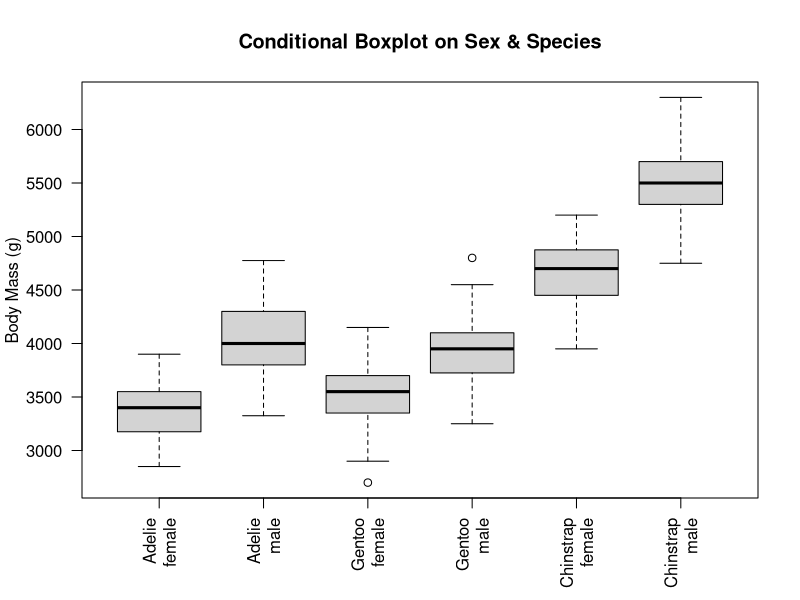

Here is the R script that generated this plot:
## ---- chunk 1
knitr::opts_chunk$set(echo = TRUE)
## ---- chunk 2
require(palmerpenguins)
## ---- chunk 3
par(las=2)
boxplot(body_mass_g ~ sex*species,
    data = penguins, main = "Conditional Boxplot on Sex & Species", xlab = " ", ylab = "Body Mass (g)", names=c("Adelie\nfemale", "Adelie\nmale", "Gentoo\nfemale", "Gentoo\nmale", "Chinstrap\nfemale", "Chinstrap\nmale"))
